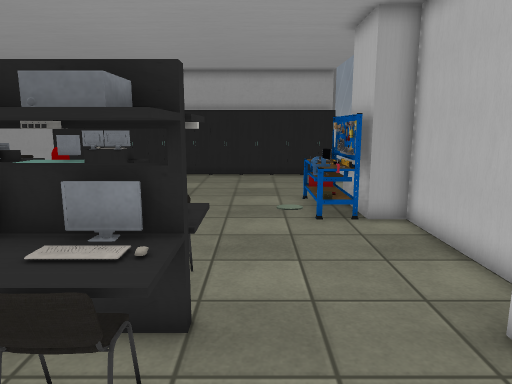
view 1 (above)

16 first-person views from a walk through a scene from a Unity 3-D project. The camera is 1.5 m above the floor, tilts 10° down and sees 70° across. The floor is counted in squares, 0.5 m on a side. Each view is taken from the middle of a square. On the plan, view 1 faces up. The plan holds only what a view shows up to about 20 squares ahead; the rest is blank. Some animated figures are left out. Some surface patterns are stand-ins.

view 2
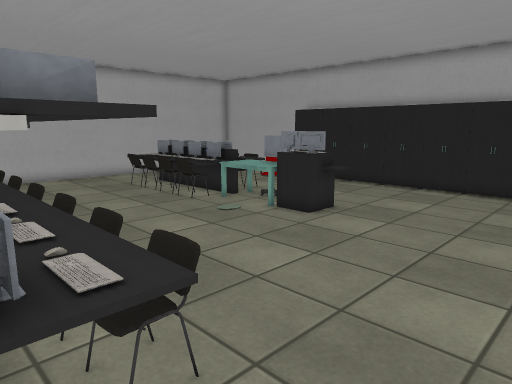

view 3
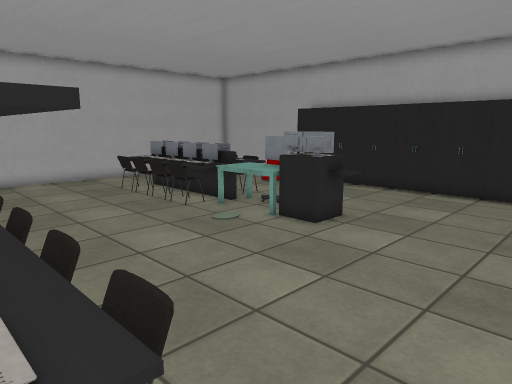

view 4
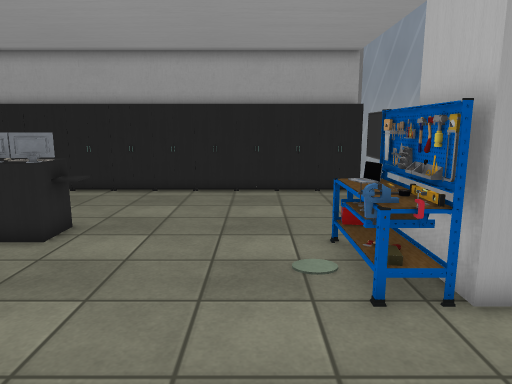

view 5
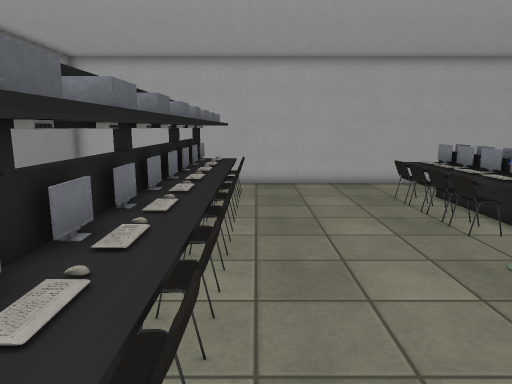

view 6
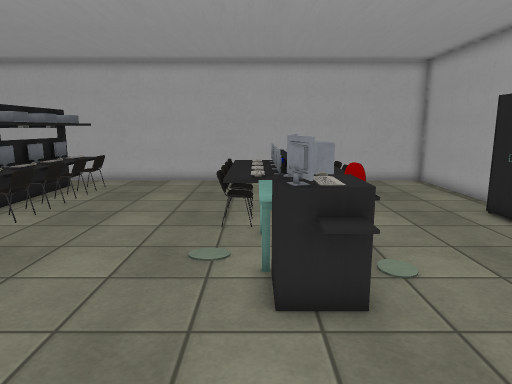

view 7
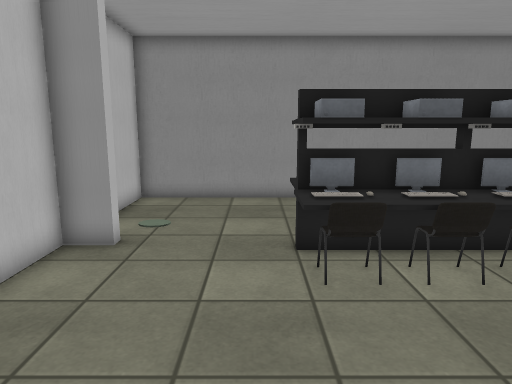

view 8
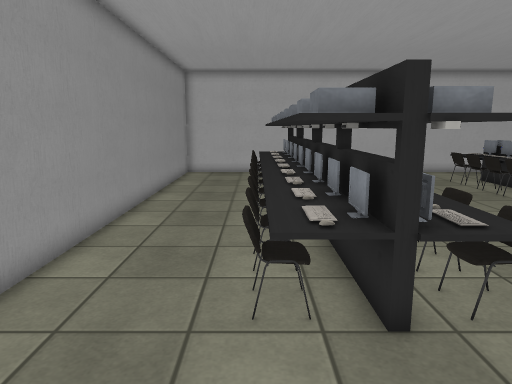

view 9
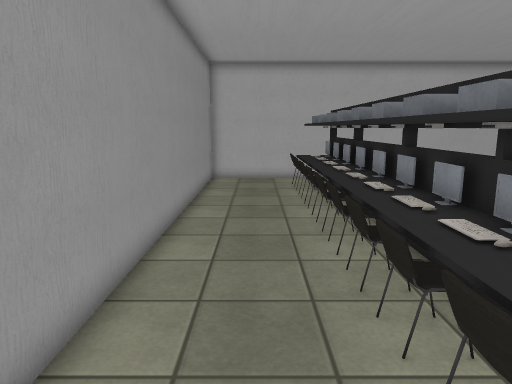

view 10
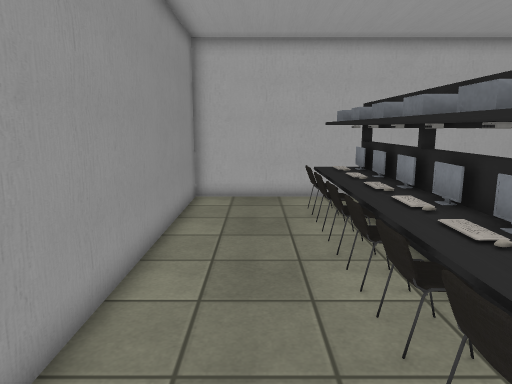

view 11
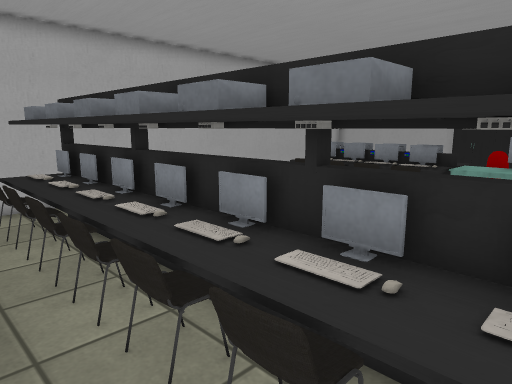

view 12
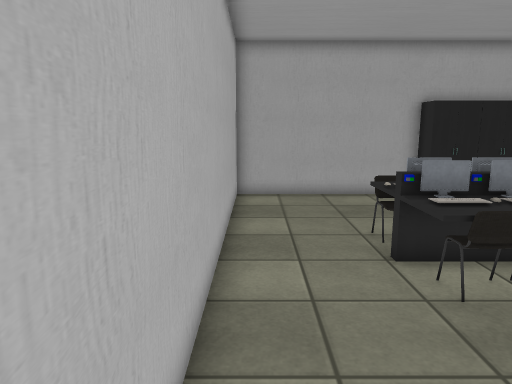

view 13
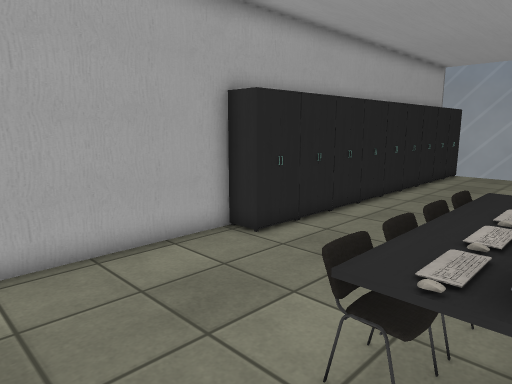

view 14
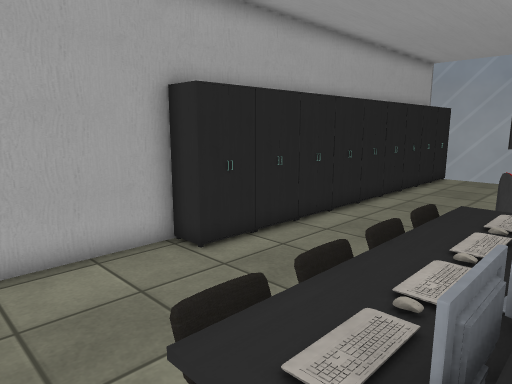

view 15
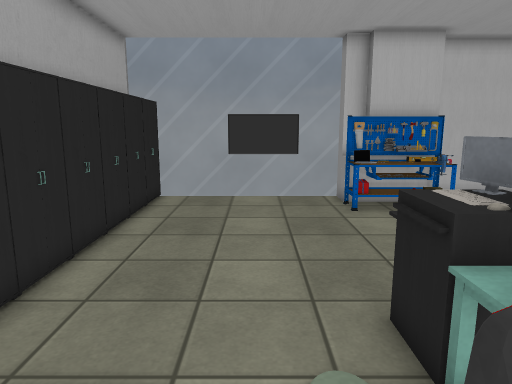

view 16
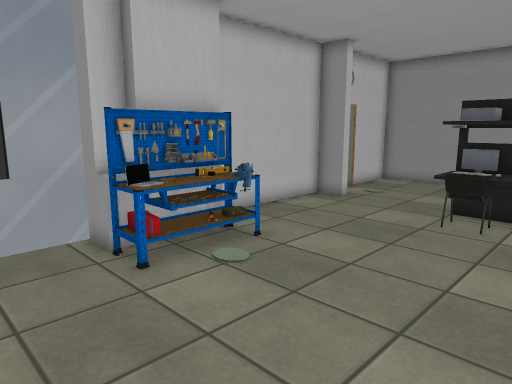

### Floor plan
Points are (right, up) in squares from view 1. A wall is a line through its corners. A room is listed if a view was taken in it or the views show most of it. See-through windows are left out.
Room 1 (views 1, 2, 3, 4, 5, 6, 7, 8, 9, 10, 11, 12, 13, 14, 15, 16)
walls: (-7.5, 6.7) (-6.3, 6.7); (-5.5, 6.7) (-4.3, 6.7); (-3.5, 6.7) (-2.3, 6.7); (-13.5, 6.7) (-12.3, 6.7); (-1.6, 6.7) (-0.8, 6.7); (-0.9, 7.1) (-0.9, 3.6) (-18.9, 3.6); (-17.3, 6.7) (-14.3, 6.7); (-18.5, 5.3) (-1.4, 5.3); (-12.6, 24.4) (-20.9, 24.4) (-20.9, -1.7) (5, -1.7) (5, 2.4); (3.7, 4.4) (3.7, 4.9) (5, 4.9) (5, 11.8) (3.7, 11.8) (3.7, 14.5)
low walls: (-10.4, 18.1) (-10.4, 17.3); (-13.5, 7.1) (-0.9, 7.1); (-16.8, 14) (-16.8, 16.6)
objects: other object (-18, 3) to (-17, 3); other object (-18, 7); other object (-17, 17); chair (-17, 18) to (-16, 18); other object (-16, 3) to (-15, 3); other object (-16, 7); chair (-16, 14) to (-15, 14); keyboard (-16, 15); monitor (-16, 16); keyboard (-16, 17); other object (-15, 15); monitor (-15, 16) to (-14, 16); other object (-15, 17); chair (-15, 18) to (-14, 18); other object (-14, 3) to (-13, 3); other object (-14, 7); chair (-14, 14); keyboard (-14, 17); chair (-13, 14) to (-12, 14); other object (-13, 15); monitor (-13, 16); keyboard (-13, 17); chair (-13, 18); cabinet (-13, 23) to (-11, 24); other object (-12, 3) to (-11, 3); other object (-12, 7); other object (-12, 15) to (-11, 15); other object (-12, 16); keyboard (-12, 17); chair (-12, 18) to (-11, 18); chair (-11, 14); monitor (-11, 16); other object (-10, 3) to (-9, 3); other object (-10, 7); table (-10, 15) to (-7, 16); chair (-10, 17) to (-9, 18); cabinet (-10, 23) to (-9, 24); other object (-9, 16) to (-8, 17); other object (-8, 3) to (-7, 3); other object (-8, 7); cabinet (-8, 23) to (-7, 24); monitor (-7, 16); table (-7, 17); other object (-6, 3) to (-5, 3); other object (-6, 7); other object (-6, 15) to (-5, 17); monitor (-6, 16); cabinet (-6, 23) to (-5, 24); other object (-4, 3) to (-3, 3); other object (-4, 7); cabinet (-4, 23) to (-3, 24); other object (-2, 3) to (-1, 3); other object (-2, 7); cabinet (-2, 23) to (-1, 24); cabinet (0, 23) to (1, 24); other object (2, 12) to (3, 15); cabinet (2, 23) to (2, 24); cabinet (3, 23) to (4, 24); other object (4, 15); TV (4, 18) to (4, 20)

Positions as (right, up) in squares from view 1, and headings:
1: (0, 0), facing up
2: (2, 5), facing up-left
3: (1, 6), facing up-left
4: (0, 6), facing up
5: (-1, 8), facing left
6: (0, 15), facing left
7: (0, 14), facing down
8: (4, 3), facing left
9: (1, 1), facing left
10: (-5, 1), facing left
11: (-6, 1), facing up-left
12: (-20, 8), facing up
13: (-20, 16), facing up-right
14: (-18, 16), facing up-right
15: (-11, 19), facing right
16: (-5, 19), facing down-right
